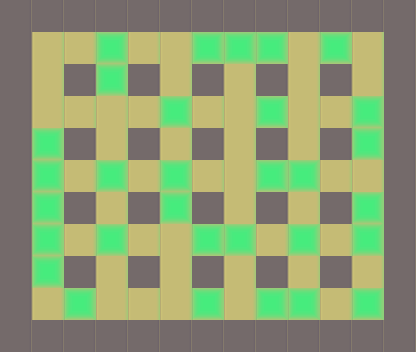

This game map was drawn from its Tiled (.tmx) file and the tilesets committed beside it. A one-line description and the full map source follow:
An orthogonal 13x11 tile map with 32x32 px tiles, 2 tile layers (base, piedras).

<map version="1.0" orientation="orthogonal" renderorder="right-down" width="13" height="11" tilewidth="32" tileheight="32" nextobjectid="1">
 <properties>
  <property name="nombre" value="Nivel 1" />
 </properties>
 <tileset firstgid="1" name="tile" tilewidth="32" tileheight="32" tilecount="3">
  <image source="../tilebase.png" width="96" height="32" />
  <terraintypes>
   <terrain name="New Terrain" tile="-1" />
  </terraintypes>
 </tileset>
 <layer name="base" width="13" height="11">
  <data>
   <tile gid="1" />
   <tile gid="1" />
   <tile gid="1" />
   <tile gid="1" />
   <tile gid="1" />
   <tile gid="1" />
   <tile gid="1" />
   <tile gid="1" />
   <tile gid="1" />
   <tile gid="1" />
   <tile gid="1" />
   <tile gid="1" />
   <tile gid="1" />
   <tile gid="1" />
   <tile gid="2" />
   <tile gid="2" />
   <tile gid="2" />
   <tile gid="2" />
   <tile gid="2" />
   <tile gid="2" />
   <tile gid="2" />
   <tile gid="2" />
   <tile gid="2" />
   <tile gid="2" />
   <tile gid="2" />
   <tile gid="1" />
   <tile gid="1" />
   <tile gid="2" />
   <tile gid="1" />
   <tile gid="2" />
   <tile gid="1" />
   <tile gid="2" />
   <tile gid="1" />
   <tile gid="2" />
   <tile gid="1" />
   <tile gid="2" />
   <tile gid="1" />
   <tile gid="2" />
   <tile gid="1" />
   <tile gid="1" />
   <tile gid="2" />
   <tile gid="2" />
   <tile gid="2" />
   <tile gid="2" />
   <tile gid="2" />
   <tile gid="2" />
   <tile gid="2" />
   <tile gid="2" />
   <tile gid="2" />
   <tile gid="2" />
   <tile gid="2" />
   <tile gid="1" />
   <tile gid="1" />
   <tile gid="2" />
   <tile gid="1" />
   <tile gid="2" />
   <tile gid="1" />
   <tile gid="2" />
   <tile gid="1" />
   <tile gid="2" />
   <tile gid="1" />
   <tile gid="2" />
   <tile gid="1" />
   <tile gid="2" />
   <tile gid="1" />
   <tile gid="1" />
   <tile gid="2" />
   <tile gid="2" />
   <tile gid="2" />
   <tile gid="2" />
   <tile gid="2" />
   <tile gid="2" />
   <tile gid="2" />
   <tile gid="2" />
   <tile gid="2" />
   <tile gid="2" />
   <tile gid="2" />
   <tile gid="1" />
   <tile gid="1" />
   <tile gid="2" />
   <tile gid="1" />
   <tile gid="2" />
   <tile gid="1" />
   <tile gid="2" />
   <tile gid="1" />
   <tile gid="2" />
   <tile gid="1" />
   <tile gid="2" />
   <tile gid="1" />
   <tile gid="2" />
   <tile gid="1" />
   <tile gid="1" />
   <tile gid="2" />
   <tile gid="2" />
   <tile gid="2" />
   <tile gid="2" />
   <tile gid="2" />
   <tile gid="2" />
   <tile gid="2" />
   <tile gid="2" />
   <tile gid="2" />
   <tile gid="2" />
   <tile gid="2" />
   <tile gid="1" />
   <tile gid="1" />
   <tile gid="2" />
   <tile gid="1" />
   <tile gid="2" />
   <tile gid="1" />
   <tile gid="2" />
   <tile gid="1" />
   <tile gid="2" />
   <tile gid="1" />
   <tile gid="2" />
   <tile gid="1" />
   <tile gid="2" />
   <tile gid="1" />
   <tile gid="1" />
   <tile gid="2" />
   <tile gid="2" />
   <tile gid="2" />
   <tile gid="2" />
   <tile gid="2" />
   <tile gid="2" />
   <tile gid="2" />
   <tile gid="2" />
   <tile gid="2" />
   <tile gid="2" />
   <tile gid="2" />
   <tile gid="1" />
   <tile gid="1" />
   <tile gid="1" />
   <tile gid="1" />
   <tile gid="1" />
   <tile gid="1" />
   <tile gid="1" />
   <tile gid="1" />
   <tile gid="1" />
   <tile gid="1" />
   <tile gid="1" />
   <tile gid="1" />
   <tile gid="1" />
   <tile gid="1" />
  </data>
 </layer>
 <layer name="piedras" width="13" height="11">
  <data>
   <tile gid="0" />
   <tile gid="0" />
   <tile gid="0" />
   <tile gid="0" />
   <tile gid="0" />
   <tile gid="0" />
   <tile gid="0" />
   <tile gid="0" />
   <tile gid="0" />
   <tile gid="0" />
   <tile gid="0" />
   <tile gid="0" />
   <tile gid="0" />
   <tile gid="0" />
   <tile gid="0" />
   <tile gid="0" />
   <tile gid="3" />
   <tile gid="0" />
   <tile gid="0" />
   <tile gid="3" />
   <tile gid="3" />
   <tile gid="3" />
   <tile gid="0" />
   <tile gid="3" />
   <tile gid="0" />
   <tile gid="0" />
   <tile gid="0" />
   <tile gid="0" />
   <tile gid="0" />
   <tile gid="3" />
   <tile gid="0" />
   <tile gid="0" />
   <tile gid="0" />
   <tile gid="0" />
   <tile gid="0" />
   <tile gid="0" />
   <tile gid="0" />
   <tile gid="0" />
   <tile gid="0" />
   <tile gid="0" />
   <tile gid="0" />
   <tile gid="0" />
   <tile gid="0" />
   <tile gid="0" />
   <tile gid="3" />
   <tile gid="0" />
   <tile gid="0" />
   <tile gid="3" />
   <tile gid="0" />
   <tile gid="0" />
   <tile gid="3" />
   <tile gid="0" />
   <tile gid="0" />
   <tile gid="3" />
   <tile gid="0" />
   <tile gid="0" />
   <tile gid="0" />
   <tile gid="0" />
   <tile gid="0" />
   <tile gid="0" />
   <tile gid="0" />
   <tile gid="0" />
   <tile gid="0" />
   <tile gid="3" />
   <tile gid="0" />
   <tile gid="0" />
   <tile gid="3" />
   <tile gid="0" />
   <tile gid="3" />
   <tile gid="0" />
   <tile gid="3" />
   <tile gid="0" />
   <tile gid="0" />
   <tile gid="3" />
   <tile gid="3" />
   <tile gid="0" />
   <tile gid="0" />
   <tile gid="0" />
   <tile gid="0" />
   <tile gid="3" />
   <tile gid="0" />
   <tile gid="0" />
   <tile gid="0" />
   <tile gid="3" />
   <tile gid="0" />
   <tile gid="0" />
   <tile gid="0" />
   <tile gid="0" />
   <tile gid="0" />
   <tile gid="3" />
   <tile gid="0" />
   <tile gid="0" />
   <tile gid="3" />
   <tile gid="0" />
   <tile gid="3" />
   <tile gid="0" />
   <tile gid="0" />
   <tile gid="3" />
   <tile gid="3" />
   <tile gid="0" />
   <tile gid="3" />
   <tile gid="0" />
   <tile gid="3" />
   <tile gid="0" />
   <tile gid="0" />
   <tile gid="3" />
   <tile gid="0" />
   <tile gid="0" />
   <tile gid="0" />
   <tile gid="0" />
   <tile gid="0" />
   <tile gid="0" />
   <tile gid="0" />
   <tile gid="0" />
   <tile gid="0" />
   <tile gid="0" />
   <tile gid="0" />
   <tile gid="0" />
   <tile gid="0" />
   <tile gid="3" />
   <tile gid="0" />
   <tile gid="0" />
   <tile gid="0" />
   <tile gid="3" />
   <tile gid="0" />
   <tile gid="3" />
   <tile gid="3" />
   <tile gid="0" />
   <tile gid="3" />
   <tile gid="0" />
   <tile gid="0" />
   <tile gid="0" />
   <tile gid="0" />
   <tile gid="0" />
   <tile gid="0" />
   <tile gid="0" />
   <tile gid="0" />
   <tile gid="0" />
   <tile gid="0" />
   <tile gid="0" />
   <tile gid="0" />
   <tile gid="0" />
   <tile gid="0" />
  </data>
 </layer>
</map>
